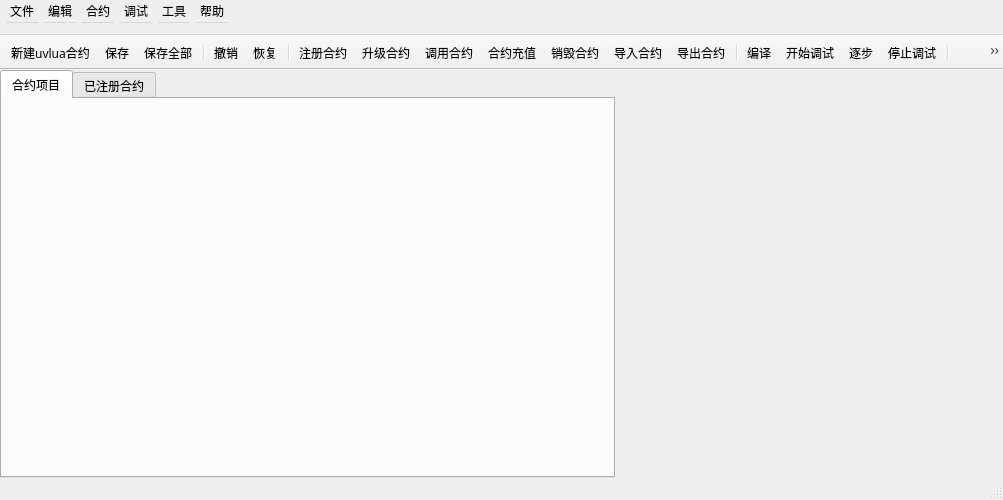
<?xml version="1.0" encoding="UTF-8"?>
<ui version="4.0">
 <class>MainWindow</class>
 <widget class="QMainWindow" name="MainWindow">
  <property name="geometry">
   <rect>
    <x>0</x>
    <y>0</y>
    <width>1003</width>
    <height>500</height>
   </rect>
  </property>
  <property name="font">
   <font>
    <family>微软雅黑</family>
   </font>
  </property>
  <property name="windowTitle">
   <string/>
  </property>
  <widget class="QWidget" name="centralWidget">
   <property name="contextMenuPolicy">
    <enum>Qt::NoContextMenu</enum>
   </property>
   <layout class="QVBoxLayout" name="verticalLayout">
    <property name="spacing">
     <number>0</number>
    </property>
    <property name="leftMargin">
     <number>0</number>
    </property>
    <property name="topMargin">
     <number>0</number>
    </property>
    <property name="rightMargin">
     <number>0</number>
    </property>
    <property name="bottomMargin">
     <number>0</number>
    </property>
    <item>
     <widget class="QSplitter" name="splitter_hori">
      <property name="orientation">
       <enum>Qt::Horizontal</enum>
      </property>
      <property name="handleWidth">
       <number>1</number>
      </property>
      <widget class="QTabWidget" name="tabWidget">
       <property name="currentIndex">
        <number>0</number>
       </property>
       <widget class="FileWidget" name="fileWidget">
        <attribute name="title">
         <string>合约项目</string>
        </attribute>
       </widget>
       <widget class="ContractWidget" name="contractWidget">
        <attribute name="title">
         <string>已注册合约</string>
        </attribute>
       </widget>
      </widget>
      <widget class="QSplitter" name="splitter_ver">
       <property name="orientation">
        <enum>Qt::Vertical</enum>
       </property>
       <property name="handleWidth">
        <number>1</number>
       </property>
       <widget class="ContextWidget" name="contentWidget" native="true">
        <property name="minimumSize">
         <size>
          <width>0</width>
          <height>0</height>
         </size>
        </property>
       </widget>
       <widget class="OutputWidget" name="outputWidget" native="true"/>
      </widget>
      <widget class="DebugWidget" name="debugWidget" native="true"/>
     </widget>
    </item>
   </layout>
  </widget>
  <widget class="QMenuBar" name="menuBar">
   <property name="geometry">
    <rect>
     <x>0</x>
     <y>0</y>
     <width>1003</width>
     <height>35</height>
    </rect>
   </property>
   <property name="minimumSize">
    <size>
     <width>0</width>
     <height>35</height>
    </size>
   </property>
   <property name="contextMenuPolicy">
    <enum>Qt::NoContextMenu</enum>
   </property>
   <widget class="QMenu" name="fileMenu">
    <property name="contextMenuPolicy">
     <enum>Qt::NoContextMenu</enum>
    </property>
    <property name="title">
     <string>文件</string>
    </property>
    <widget class="QMenu" name="menu_new">
     <property name="contextMenuPolicy">
      <enum>Qt::NoContextMenu</enum>
     </property>
     <property name="title">
      <string>新建文件</string>
     </property>
     <addaction name="newContractAction_glua"/>
     <addaction name="newContractAction_java"/>
     <addaction name="newContractAction_csharp"/>
     <addaction name="newContractAtion_kotlin"/>
    </widget>
    <widget class="QMenu" name="menu">
     <property name="contextMenuPolicy">
      <enum>Qt::NoContextMenu</enum>
     </property>
     <property name="title">
      <string>导入文件</string>
     </property>
     <addaction name="importContractAction_glua"/>
     <addaction name="importContractAction_java"/>
     <addaction name="importContractAction_csharp"/>
     <addaction name="importContractAction_kotlin"/>
    </widget>
    <addaction name="menu_new"/>
    <addaction name="menu"/>
    <addaction name="separator"/>
    <addaction name="saveAction"/>
    <addaction name="savaAsAction"/>
    <addaction name="saveAllAction"/>
    <addaction name="separator"/>
    <addaction name="closeAction"/>
    <addaction name="closeAllAction"/>
    <addaction name="separator"/>
    <addaction name="configAction"/>
    <addaction name="separator"/>
    <addaction name="exitAction"/>
   </widget>
   <widget class="QMenu" name="contractMenu">
    <property name="contextMenuPolicy">
     <enum>Qt::NoContextMenu</enum>
    </property>
    <property name="title">
     <string>合约</string>
    </property>
    <addaction name="registerAction"/>
    <addaction name="upgradeAction"/>
    <addaction name="callAction"/>
    <addaction name="transferAction"/>
    <addaction name="withdrawAction"/>
    <addaction name="separator"/>
    <addaction name="importAction"/>
    <addaction name="exportAction"/>
   </widget>
   <widget class="QMenu" name="setMenu">
    <property name="contextMenuPolicy">
     <enum>Qt::NoContextMenu</enum>
    </property>
    <property name="title">
     <string>工具</string>
    </property>
    <addaction name="changeChainAction"/>
    <addaction name="consoleAction"/>
    <addaction name="accountListAction"/>
    <addaction name="transferToAccountAction"/>
   </widget>
   <widget class="QMenu" name="helpMenu">
    <property name="contextMenuPolicy">
     <enum>Qt::NoContextMenu</enum>
    </property>
    <property name="title">
     <string>帮助</string>
    </property>
    <addaction name="helpAction"/>
    <addaction name="aboutAction"/>
   </widget>
   <widget class="QMenu" name="editMenu">
    <property name="contextMenuPolicy">
     <enum>Qt::NoContextMenu</enum>
    </property>
    <property name="title">
     <string>编辑</string>
    </property>
    <addaction name="undoAction"/>
    <addaction name="redoAction"/>
   </widget>
   <widget class="QMenu" name="debugMenu">
    <property name="contextMenuPolicy">
     <enum>Qt::NoContextMenu</enum>
    </property>
    <property name="title">
     <string>调试</string>
    </property>
    <addaction name="compileAction"/>
    <addaction name="separator"/>
    <addaction name="debugAction"/>
    <addaction name="stepAction"/>
    <addaction name="stopAction"/>
    <addaction name="separator"/>
    <addaction name="TabBreaPointAction"/>
    <addaction name="DeleteAllBreakpointAction"/>
   </widget>
   <addaction name="fileMenu"/>
   <addaction name="editMenu"/>
   <addaction name="contractMenu"/>
   <addaction name="debugMenu"/>
   <addaction name="setMenu"/>
   <addaction name="helpMenu"/>
  </widget>
  <widget class="QToolBar" name="mainToolBar">
   <property name="minimumSize">
    <size>
     <width>0</width>
     <height>35</height>
    </size>
   </property>
   <property name="contextMenuPolicy">
    <enum>Qt::NoContextMenu</enum>
   </property>
   <property name="movable">
    <bool>false</bool>
   </property>
   <property name="allowedAreas">
    <set>Qt::TopToolBarArea</set>
   </property>
   <attribute name="toolBarArea">
    <enum>TopToolBarArea</enum>
   </attribute>
   <attribute name="toolBarBreak">
    <bool>false</bool>
   </attribute>
   <addaction name="newContractAction_glua"/>
   <addaction name="saveAction"/>
   <addaction name="saveAllAction"/>
   <addaction name="separator"/>
   <addaction name="undoAction"/>
   <addaction name="redoAction"/>
   <addaction name="separator"/>
   <addaction name="registerAction"/>
   <addaction name="upgradeAction"/>
   <addaction name="callAction"/>
   <addaction name="transferAction"/>
   <addaction name="withdrawAction"/>
   <addaction name="importAction"/>
   <addaction name="exportAction"/>
   <addaction name="separator"/>
   <addaction name="compileAction"/>
   <addaction name="debugAction"/>
   <addaction name="stepAction"/>
   <addaction name="stopAction"/>
   <addaction name="separator"/>
   <addaction name="changeChainAction"/>
   <addaction name="consoleAction"/>
   <addaction name="accountListAction"/>
   <addaction name="transferToAccountAction"/>
   <addaction name="separator"/>
   <addaction name="helpAction"/>
  </widget>
  <widget class="StatusBar" name="statusBar">
   <property name="contextMenuPolicy">
    <enum>Qt::NoContextMenu</enum>
   </property>
  </widget>
  <action name="newContractAction_glua">
   <property name="icon">
    <iconset resource="chain.qrc">
     <normaloff>:/pic/newContract_enable.png</normaloff>
     <disabledoff>:/pic/newContract_disable.png</disabledoff>:/pic/newContract_enable.png</iconset>
   </property>
   <property name="text">
    <string>新建uvlua合约</string>
   </property>
  </action>
  <action name="newContractAction_csharp">
   <property name="icon">
    <iconset resource="chain.qrc">
     <normaloff>:/pic/newContract_enable.png</normaloff>
     <disabledoff>:/pic/newContract_disable.png</disabledoff>:/pic/newContract_enable.png</iconset>
   </property>
   <property name="text">
    <string>新建c#合约</string>
   </property>
  </action>
  <action name="newContractAction_java">
   <property name="icon">
    <iconset resource="chain.qrc">
     <normaloff>:/pic/newContract_enable.png</normaloff>
     <disabledoff>:/pic/newContract_disable.png</disabledoff>:/pic/newContract_enable.png</iconset>
   </property>
   <property name="text">
    <string>新建java合约</string>
   </property>
  </action>
  <action name="newContractAtion_kotlin">
   <property name="icon">
    <iconset resource="chain.qrc">
     <normaloff>:/pic/newContract_enable.png</normaloff>
     <disabledoff>:/pic/newContract_disable.png</disabledoff>:/pic/newContract_enable.png</iconset>
   </property>
   <property name="text">
    <string>新建kotlin合约</string>
   </property>
  </action>
  <action name="saveAction">
   <property name="icon">
    <iconset resource="chain.qrc">
     <normaloff>:/pic/save_enable.png</normaloff>
     <disabledoff>:/pic/save_disable.png</disabledoff>:/pic/save_enable.png</iconset>
   </property>
   <property name="text">
    <string>保存</string>
   </property>
   <property name="shortcut">
    <string>Ctrl+S</string>
   </property>
  </action>
  <action name="savaAsAction">
   <property name="text">
    <string>另存为</string>
   </property>
   <property name="shortcut">
    <string>Ctrl+Alt+S</string>
   </property>
  </action>
  <action name="saveAllAction">
   <property name="icon">
    <iconset resource="chain.qrc">
     <normaloff>:/pic/saveAll_enable.png</normaloff>
     <disabledoff>:/pic/saveAll_disable.png</disabledoff>:/pic/saveAll_enable.png</iconset>
   </property>
   <property name="text">
    <string>保存全部</string>
   </property>
   <property name="shortcut">
    <string>Ctrl+Shift+S</string>
   </property>
  </action>
  <action name="compileAction">
   <property name="icon">
    <iconset resource="chain.qrc">
     <normaloff>:/pic/compile_enable.png</normaloff>
     <disabledoff>:/pic/compile_disable.png</disabledoff>:/pic/compile_enable.png</iconset>
   </property>
   <property name="text">
    <string>编译</string>
   </property>
   <property name="shortcut">
    <string>F7</string>
   </property>
  </action>
  <action name="closeAction">
   <property name="text">
    <string>关闭</string>
   </property>
  </action>
  <action name="exitAction">
   <property name="text">
    <string>退出</string>
   </property>
  </action>
  <action name="undoAction">
   <property name="icon">
    <iconset resource="chain.qrc">
     <normaloff>:/pic/undo_enable.png</normaloff>
     <disabledoff>:/pic/undo_disable.png</disabledoff>:/pic/undo_enable.png</iconset>
   </property>
   <property name="text">
    <string>撤销</string>
   </property>
   <property name="shortcut">
    <string>Ctrl+Z</string>
   </property>
  </action>
  <action name="redoAction">
   <property name="icon">
    <iconset resource="chain.qrc">
     <normaloff>:/pic/redo_enable.png</normaloff>
     <disabledoff>:/pic/redo_disable.png</disabledoff>:/pic/redo_enable.png</iconset>
   </property>
   <property name="text">
    <string>恢复</string>
   </property>
   <property name="shortcut">
    <string>Ctrl+Y</string>
   </property>
  </action>
  <action name="importAction">
   <property name="icon">
    <iconset resource="chain.qrc">
     <normaloff>:/pic/import_enable.png</normaloff>
     <disabledoff>:/pic/import_disable.png</disabledoff>:/pic/import_enable.png</iconset>
   </property>
   <property name="text">
    <string>导入合约</string>
   </property>
   <property name="shortcut">
    <string>Ctrl+O</string>
   </property>
  </action>
  <action name="exportAction">
   <property name="icon">
    <iconset resource="chain.qrc">
     <normaloff>:/pic/export_enable.png</normaloff>
     <disabledoff>:/pic/export_disable.png</disabledoff>:/pic/export_enable.png</iconset>
   </property>
   <property name="text">
    <string>导出合约</string>
   </property>
   <property name="toolTip">
    <string>合约导出</string>
   </property>
  </action>
  <action name="registerAction">
   <property name="icon">
    <iconset resource="chain.qrc">
     <normaloff>:/pic/registerContract_enable.png</normaloff>
     <disabledoff>:/pic/registerContract_disable.png</disabledoff>:/pic/registerContract_enable.png</iconset>
   </property>
   <property name="text">
    <string>注册合约</string>
   </property>
  </action>
  <action name="transferAction">
   <property name="icon">
    <iconset resource="chain.qrc">
     <normaloff>:/pic/tranferToContract_enable.png</normaloff>
     <disabledoff>:/pic/tranferToContract_disable.png</disabledoff>:/pic/tranferToContract_enable.png</iconset>
   </property>
   <property name="text">
    <string>合约充值</string>
   </property>
   <property name="toolTip">
    <string>充值</string>
   </property>
  </action>
  <action name="callAction">
   <property name="icon">
    <iconset resource="chain.qrc">
     <normaloff>:/pic/callContract_enable.png</normaloff>
     <disabledoff>:/pic/callContract_disable.png</disabledoff>:/pic/callContract_enable.png</iconset>
   </property>
   <property name="text">
    <string>调用合约</string>
   </property>
  </action>
  <action name="upgradeAction">
   <property name="icon">
    <iconset resource="chain.qrc">
     <normaloff>:/pic/upgrade_enable.png</normaloff>
     <disabledoff>:/pic/upgrade_disable.png</disabledoff>:/pic/upgrade_enable.png</iconset>
   </property>
   <property name="text">
    <string>升级合约</string>
   </property>
  </action>
  <action name="withdrawAction">
   <property name="icon">
    <iconset resource="chain.qrc">
     <normaloff>:/pic/withdrawContract_enable.png</normaloff>
     <disabledoff>:/pic/withdrawContract_disable.png</disabledoff>:/pic/withdrawContract_enable.png</iconset>
   </property>
   <property name="text">
    <string>销毁合约</string>
   </property>
  </action>
  <action name="helpAction">
   <property name="icon">
    <iconset resource="chain.qrc">
     <normaloff>:/pic/help_enable.png</normaloff>
     <disabledoff>:/pic/help_disable.png</disabledoff>:/pic/help_enable.png</iconset>
   </property>
   <property name="text">
    <string>查看帮助</string>
   </property>
   <property name="shortcut">
    <string>F1</string>
   </property>
  </action>
  <action name="aboutAction">
   <property name="text">
    <string>关于</string>
   </property>
  </action>
  <action name="changeChainAction">
   <property name="icon">
    <iconset resource="chain.qrc">
     <normaloff>:/pic/changeToFormal_enable.png</normaloff>
     <disabledoff>:/pic/changeToFormal_disable.png</disabledoff>:/pic/changeToFormal_enable.png</iconset>
   </property>
   <property name="text">
    <string>切换到正式链</string>
   </property>
  </action>
  <action name="enterSandboxAction">
   <property name="icon">
    <iconset resource="chain.qrc">
     <normaloff>:/pic/enterSandbox_enable.png</normaloff>
     <disabledoff>:/pic/enterSandbox_disable.png</disabledoff>:/pic/enterSandbox_enable.png</iconset>
   </property>
   <property name="text">
    <string>沙盒模式</string>
   </property>
  </action>
  <action name="exitSandboxAction">
   <property name="text">
    <string>退出沙盒模式</string>
   </property>
  </action>
  <action name="accountListAction">
   <property name="icon">
    <iconset resource="chain.qrc">
     <normaloff>:/pic/account_enable.png</normaloff>
     <disabledoff>:/pic/account_disable.png</disabledoff>:/pic/account_enable.png</iconset>
   </property>
   <property name="text">
    <string>账户管理</string>
   </property>
  </action>
  <action name="consoleAction">
   <property name="icon">
    <iconset resource="chain.qrc">
     <normaloff>:/pic/console_enable.png</normaloff>
     <disabledoff>:/pic/console_disable.png</disabledoff>:/pic/console_enable.png</iconset>
   </property>
   <property name="text">
    <string>控制台</string>
   </property>
   <property name="shortcut">
    <string>Ctrl+D</string>
   </property>
  </action>
  <action name="transferToAccountAction">
   <property name="icon">
    <iconset resource="chain.qrc">
     <normaloff>:/pic/transfer_enable.png</normaloff>
     <disabledoff>:/pic/transfer_disable.png</disabledoff>:/pic/transfer_enable.png</iconset>
   </property>
   <property name="text">
    <string>转账</string>
   </property>
  </action>
  <action name="closeAllAction">
   <property name="text">
    <string>全部关闭</string>
   </property>
  </action>
  <action name="debugAction">
   <property name="icon">
    <iconset resource="chain.qrc">
     <normaloff>:/pic/startDebug_enable.png</normaloff>
     <disabledoff>:/pic/startDebug_disable.png</disabledoff>:/pic/startDebug_enable.png</iconset>
   </property>
   <property name="text">
    <string>开始调试</string>
   </property>
   <property name="shortcut">
    <string>F5</string>
   </property>
  </action>
  <action name="stopAction">
   <property name="icon">
    <iconset resource="chain.qrc">
     <normaloff>:/pic/stop_enable.png</normaloff>
     <disabledoff>:/pic/stop_disable.png</disabledoff>:/pic/stop_enable.png</iconset>
   </property>
   <property name="text">
    <string>停止调试</string>
   </property>
   <property name="shortcut">
    <string>Shift+F5</string>
   </property>
  </action>
  <action name="stepAction">
   <property name="icon">
    <iconset resource="chain.qrc">
     <normaloff>:/pic/step_enable.png</normaloff>
     <disabledoff>:/pic/step_disable.png</disabledoff>:/pic/step_enable.png</iconset>
   </property>
   <property name="text">
    <string>逐步</string>
   </property>
   <property name="shortcut">
    <string>F10</string>
   </property>
  </action>
  <action name="importContractAction_glua">
   <property name="icon">
    <iconset resource="chain.qrc">
     <normaloff>:/pic/import_enable.png</normaloff>
     <disabledoff>:/pic/import_disable.png</disabledoff>:/pic/import_enable.png</iconset>
   </property>
   <property name="text">
    <string>导入uvlua合约</string>
   </property>
  </action>
  <action name="importContractAction_java">
   <property name="icon">
    <iconset resource="chain.qrc">
     <normaloff>:/pic/import_enable.png</normaloff>
     <disabledoff>:/pic/import_disable.png</disabledoff>:/pic/import_enable.png</iconset>
   </property>
   <property name="text">
    <string>导入java合约</string>
   </property>
  </action>
  <action name="importContractAction_csharp">
   <property name="icon">
    <iconset resource="chain.qrc">
     <normaloff>:/pic/import_enable.png</normaloff>
     <disabledoff>:/pic/import_disable.png</disabledoff>:/pic/import_enable.png</iconset>
   </property>
   <property name="text">
    <string>导入c#合约</string>
   </property>
  </action>
  <action name="importContractAction_kotlin">
   <property name="icon">
    <iconset resource="chain.qrc">
     <normaloff>:/pic/import_enable.png</normaloff>
     <disabledoff>:/pic/import_disable.png</disabledoff>:/pic/import_enable.png</iconset>
   </property>
   <property name="text">
    <string>导入kotlin合约</string>
   </property>
  </action>
  <action name="configAction">
   <property name="icon">
    <iconset resource="chain.qrc">
     <normaloff>:/pic/configure_enable.png</normaloff>:/pic/configure_enable.png</iconset>
   </property>
   <property name="text">
    <string>配置</string>
   </property>
  </action>
  <action name="TabBreaPointAction">
   <property name="text">
    <string>切换断点</string>
   </property>
   <property name="shortcut">
    <string>F9</string>
   </property>
  </action>
  <action name="DeleteAllBreakpointAction">
   <property name="text">
    <string>清空断点</string>
   </property>
   <property name="toolTip">
    <string>清空断点</string>
   </property>
   <property name="shortcut">
    <string>Ctrl+Shift+F9</string>
   </property>
  </action>
 </widget>
 <layoutdefault spacing="6" margin="11"/>
 <customwidgets>
  <customwidget>
   <class>FileWidget</class>
   <extends>QWidget</extends>
   <header>filewidget/filewidget.h</header>
   <container>1</container>
  </customwidget>
  <customwidget>
   <class>ContextWidget</class>
   <extends>QWidget</extends>
   <header>contentwidget/contextwidget.h</header>
   <container>1</container>
  </customwidget>
  <customwidget>
   <class>OutputWidget</class>
   <extends>QWidget</extends>
   <header>outputwidget.h</header>
   <container>1</container>
  </customwidget>
  <customwidget>
   <class>ContractWidget</class>
   <extends>QWidget</extends>
   <header>contractwidget/contractwidget.h</header>
   <container>1</container>
  </customwidget>
  <customwidget>
   <class>DebugWidget</class>
   <extends>QWidget</extends>
   <header>debugwidget/debugwidget.h</header>
   <container>1</container>
  </customwidget>
  <customwidget>
   <class>StatusBar</class>
   <extends>QStatusBar</extends>
   <header>statusbar.h</header>
  </customwidget>
 </customwidgets>
 <resources>
  <include location="chain.qrc"/>
 </resources>
 <connections/>
</ui>
